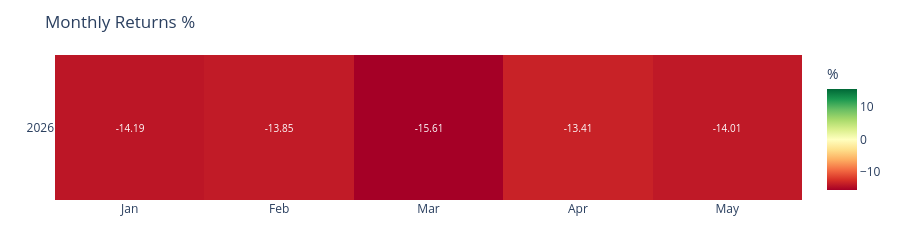

Notebook source saved alongside this figure:
### Code cell
monthly_returns_heatmap(A.monthly_returns(res.equity_curve))

### Figure 1 — Plotly figure (JSON) as saved in the notebook; plotly's stock layout.template omitted (floating-point values rounded to 4 significant figures)
{"data": [{"colorbar": {"title": {"text": "%"}}, "colorscale": [[0, "rgb(165,0,38)"], [0.1, "rgb(215,48,39)"], [0.2, "rgb(244,109,67)"], [0.3, "rgb(253,174,97)"], [0.4, "rgb(254,224,139)"], [0.5, "rgb(255,255,191)"], [0.6, "rgb(217,239,139)"], [0.7, "rgb(166,217,106)"], [0.8, "rgb(102,189,99)"], [0.9, "rgb(26,152,80)"], [1, "rgb(0,104,55)"]], "text": [[-14.19, -13.85, -15.61, -13.41, -14.01]], "textfont": {"size": 10}, "texttemplate": "%{text}", "type": "heatmap", "x": ["Jan", "Feb", "Mar", "Apr", "May"], "y": ["2026"], "z": [[-14.19, -13.85, -15.61, -13.41, -14.01]], "zmax": 15.61, "zmid": 0, "zmin": -15.61}], "layout": {"height": 124, "margin": {"b": 40, "l": 55, "r": 30, "t": 55}, "title": {"text": "Monthly Returns %"}}}
